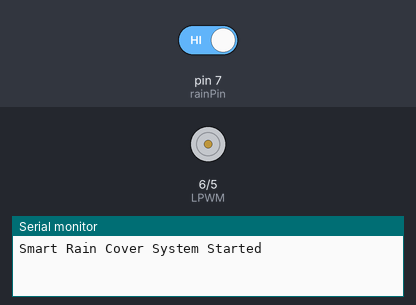
This sketch was run on a simulated Arduino Uno, built with avr-gcc and run on an emulated ATmega328P. Parts: motor-driver pin pairs drawn as motors (green arrow = first pin HIGH = forward, orange = second pin HIGH = backward, longer = more drive), the last lines printed to the serial monitor. The inputs (shaded band) are chosen by the test bench; at power-on: pin 7 (rainPin) HIGH.

Above: at 1.2 s.
1.3 s: pin 7 (rainPin) driven LOW
At 1.78 s:
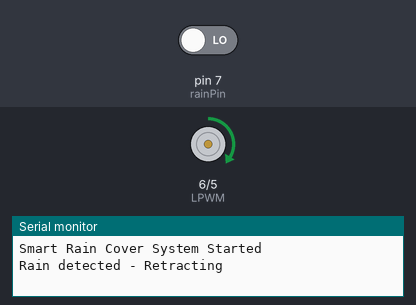
At 3.6 s:
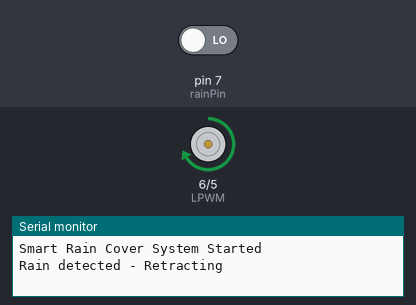
Timing chart, 0 to 10.0 s (numbered marks = the images above; inputs shaded):
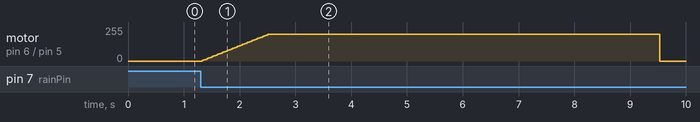

Measured:
- after the input at 1.3 s, motor on pin 6 (LPWM) / pin 5 (RPWM): rises from stopped to forward 200/255 in 1.2 s, then falls to stopped in 7.0 s

The sketch:

SmartRainCover.ino
```cpp
/*
  Project Title: Smart RainGuard Drying Rack System

  Description:
  This project automatically protects clothes from rain by using a YL-83
  rain sensor to detect water. When rain is detected, an Arduino Uno sends
  PWM control signals to a BTS7960 motor driver, which drives a JGB37-3530
  12 V DC geared motor to retract the rain cover.

  When the rain sensor becomes dry, the motor rotates in the opposite
  direction to extend the cover back to its original position.

  The motor uses a soft-start PWM routine to reduce sudden current surges,
  mechanical shock, and voltage drops during startup. The cover position is
  estimated using motor runtime and a software state variable.

  Hardware Used:
  - Arduino Uno
  - YL-83 rain sensor module
  - BTS7960 motor driver
  - JGB37-3530 DC geared motor, 12 V, 111 RPM
  - LM2596 DC-DC buck converter
  - 3 × 18650 rechargeable battery cells in series
  - String-and-spool rain-cover mechanism

  Pin Connections:
  - BTS7960 RPWM -> Arduino pin 5
  - BTS7960 LPWM -> Arduino pin 6
  - YL-83 DO     -> Arduino pin 7
  - BTS7960 VCC  -> Regulated 5 V
  - BTS7960 GND  -> Common ground
  - BTS7960 R_EN -> 5 V
  - BTS7960 L_EN -> 5 V

  Important Notes:
  - The motor is powered directly from the 3S battery pack through the
    BTS7960 motor driver.
  - The Arduino, rain sensor, and BTS7960 logic side are powered using
    regulated 5 V from the LM2596 buck converter.
  - All circuit grounds must be connected together.
  - The current version uses time-based positioning. Limit switches are
    recommended for improved safety and position accuracy.

  Author: Idriss Salim
  Platform: Arduino IDE
*/

const int RPWM = 5;
const int LPWM = 6;
const int rainPin = 7;

const int runTime = 7000; // Motor running time in milliseconds

bool isRetracted = false; // Tracks the assumed rack position

void setup() {
  pinMode(RPWM, OUTPUT);
  pinMode(LPWM, OUTPUT);
  pinMode(rainPin, INPUT);

  stopMotor();

  Serial.begin(9600);
  Serial.println("Smart Rain Cover System Started");
}

void loop() {
  int rainState = digitalRead(rainPin);

  // Rain detected and rack is currently extended
  if (rainState == LOW && !isRetracted) {
    Serial.println("Rain detected - Retracting");

    retractCover();
    delay(runTime);
    stopMotor();

    isRetracted = true;
  }

  // No rain and rack is currently retracted
  else if (rainState == HIGH && isRetracted) {
    Serial.println("No rain - Extending");

    extendCover();
    delay(runTime);
    stopMotor();

    isRetracted = false;
  }
}

// Retracts the cover using LPWM
void retractCover() {
  analogWrite(RPWM, 0);

  for (int speed = 0; speed <= 200; speed += 5) {
    analogWrite(LPWM, speed);
    delay(30);
  }
}

// Extends the cover using RPWM
void extendCover() {
  analogWrite(LPWM, 0);

  for (int speed = 0; speed <= 200; speed += 5) {
    analogWrite(RPWM, speed);
    delay(30);
  }
}

// Stops the DC motor
void stopMotor() {
  analogWrite(RPWM, 0);
  analogWrite(LPWM, 0);
}
```
